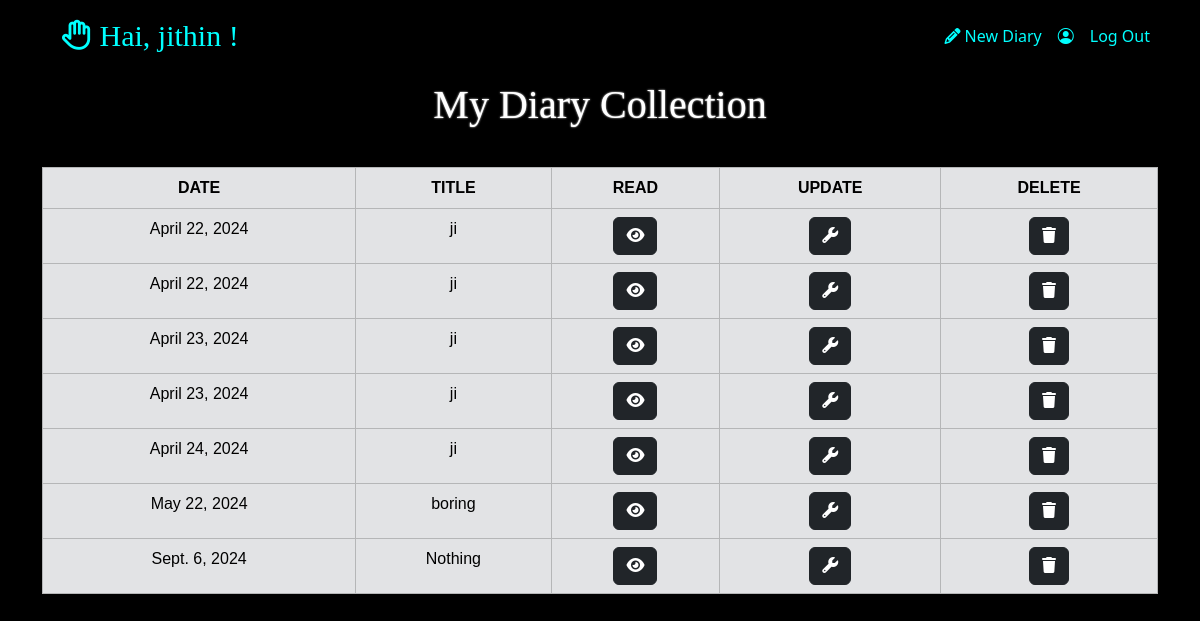
/all/ (signed in), run on the app's committed database.
### app/models.py (models this page shows)
class Diary_Model(models.Model):
    title=models.CharField(max_length=50)
    note=models.TextField()
    created_date=models.DateField(auto_now_add=True)
    user=models.ForeignKey(User,on_delete=models.CASCADE,null=True)

### app/views.py (the view)
# urls.py: path('all/', All_View.as_view(),name='all'),
@method_decorator(Login_Dec,name='dispatch')
class All_View(View):
    def get(self,request,**kwargs):
        form=Diary_Model.objects.filter(user=request.user)
        return render(request,'all.html',{'form':form})

### app/views.py (called while the page is built)
def Login_Dec(fn):
    def wrapper(request,**kwargs):
        if not request.user.is_authenticated:
            return redirect ('log')
        else:
            return fn(request,**kwargs)
    return wrapper

### app/templates/all.html (shortened to what this page needs)
<!DOCTYPE html>
<html lang="en">
<head>
    <link href="https://cdn.jsdelivr.net/npm/bootstrap@5.3.3/dist/css/bootstrap.min.css" rel="stylesheet">
    <link rel="stylesheet" href="https://cdnjs.cloudflare.com/ajax/libs/font-awesome/6.5.2/css/all.min.css" />
    <link rel="stylesheet" href="https://cdn.jsdelivr.net/npm/bootstrap-icons@1.11.3/font/bootstrap-icons.min.css">
    <link rel="stylesheet" href="https://unpkg.com/aos@next/dist/aos.css" />
    <link rel="stylesheet" href="https://cdnjs.cloudflare.com/ajax/libs/font-awesome/6.5.2/css/all.min.css" />
</head>
<nav class="navbar navbar-expand-lg">
    <div class="container-fluid">
        <a class="navbar-brand nav_heading1" href="#"><i class="fa-regular fa-hand fa-shake"></i> Hai, <span
                class="nav_heading2">{{ request.user }}</span> !</a>
        <div class="collapse navbar-collapse" id="navbarSupportedContent">
            <form class="d-flex nav_link">
                <div class="collapse navbar-collapse" id="navbarSupportedContent">
                    <ul class="navbar-nav ms-auto mb-2 mb-lg-0">
                        <li class="nav_item nav_li">
                            <a class="nav-link nav_text" href="{% url 'diary' %}"><i class="fa-solid fa-pencil fa-beat-fade"></i> New Diary</a>
                        </li>
                        <li class="nav_item">
                            <a class="nav-link nav_text" href="#"><i class="bi bi-person-circle"></i></a>
                        </li>
                        <li class="nav_item nav_li">
                            <a class="nav-link nav_text" href="{% url 'logout' %}">Log Out</a>
                        </li>
                    </ul>
                </div>
            </form>
        </div>
    </div>
</nav>
<body><div class="container-fluid all">
    <div class="container">
        <table class="table table-hover table-secondary table-bordered">
            <h1 class="table_heading1">My Diary Collection</h1>
            <tr>
                <th>DATE</th>
                <th>TITLE</th>
                <th>READ</th>
                <th>UPDATE</th>
                <th>DELETE</th>
            </tr>
            {% for i in form %}
            <tr>
            <td>{{i.created_date}}</td>
            <td>{{i.title}}</td>
            <td><a href="{% url 'read' i.id %}" class="btn btn-dark"><i class="fa-solid fa-eye"></i></a></td>
            <td><a href="{% url 'update_diary' i.id %}" class="btn btn-dark"><i class="fa-solid fa-wrench"></i></a></td>
            <td><a href="{% url 'delete' i.id %}" class="btn btn-dark"><i class="fa-solid fa-trash"></i></a></td>
        </tr>
        {% endfor %}
        </table>
    </div>
</div>
</body>
</html>

### app/templates/all.html (style rules this page uses)
* { margin: 0; padding: 0; box-sizing: border-box; }
body { background-color: black; }
.navbar { background-color: black; }
.nav_heading1 { padding-left: 50px; font-size: 30px; color: aqua; font-family: cursive; }
.nav_link { padding-right: 30px; }
.nav_text { color: aqua; }
.table { text-align: center; font-family: Verdana, Geneva, Tahoma, sans-serif; }
.table_heading1 { color: white; text-shadow: 0 0 2px; text-align: center; padding-bottom: 30px; padding-top: 10px; font-family: cursive; }

### data on the page
Diary_Model: created_date "April 22, 2024", title "ji"
Diary_Model: created_date "April 22, 2024", title "ji"
Diary_Model: created_date "April 23, 2024", title "ji"
Diary_Model: created_date "April 23, 2024", title "ji"
Diary_Model: created_date "April 24, 2024", title "ji"
Diary_Model: created_date "May 22, 2024", title "boring"
Diary_Model: created_date "Sept. 6, 2024", title "Nothing"

### other printed values
{{ request.user }} "jithin"
